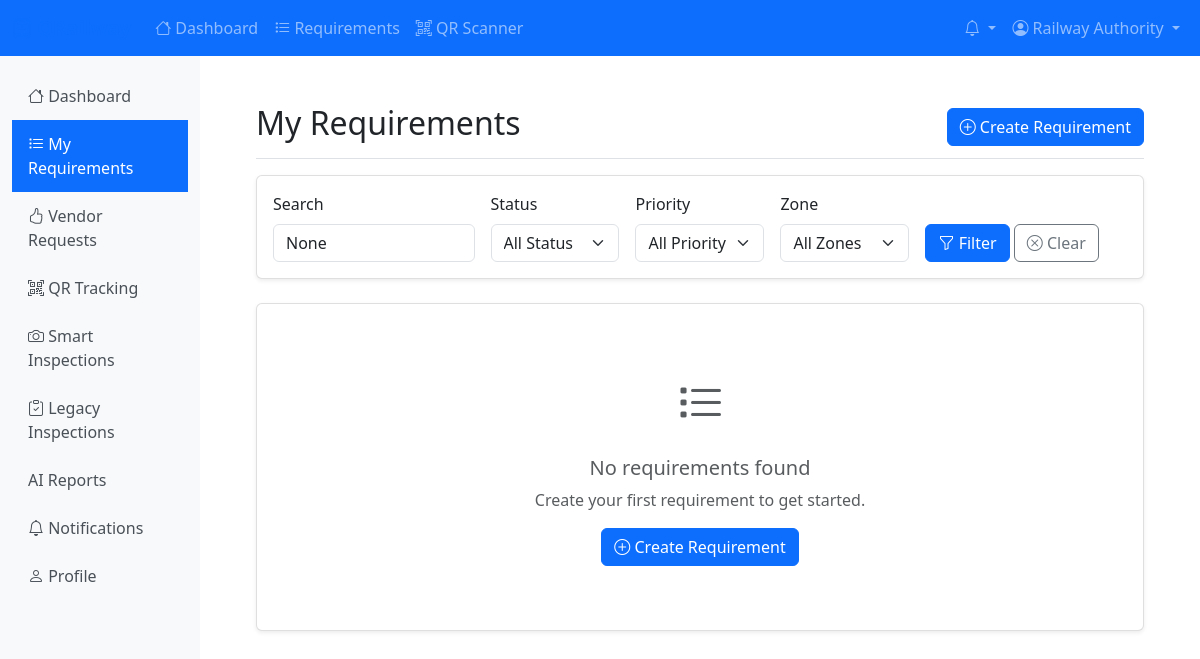
/railway/requirements/ (signed in), run on an earlier commit of the app's database.
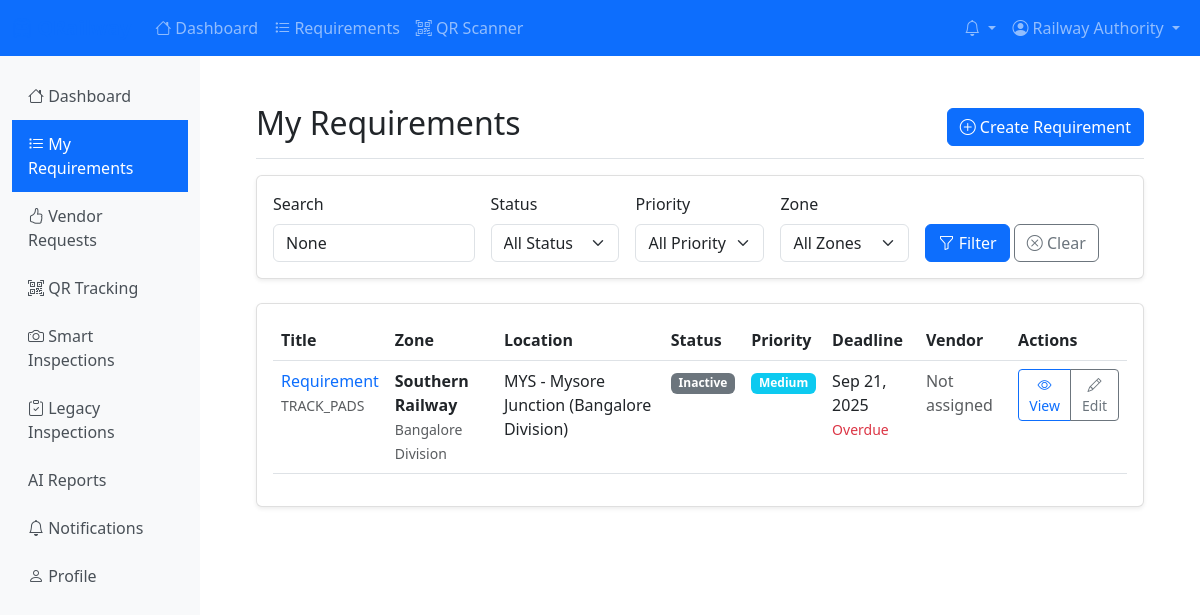
And on a later commit of the database.
### railway/models.py (models this page shows, shortened)
class Requirement(models.Model):
    STATUS_CHOICES = [
        ('INACTIVE', 'Inactive'),
        ('ACTIVE', 'Active'),
        ('SHIPPED', 'Shipped'),
        ('RECEIVED', 'Received'),
        ('INSTALLED', 'Installed'),
        ('COMPLETED', 'Completed'),
        ('CANCELLED', 'Cancelled'),
    ]
    PRIORITY_CHOICES = [
        ('LOW', 'Low'),
        ('MEDIUM', 'Medium'),
        ('HIGH', 'High'),
        ('URGENT', 'Urgent'),
    ]
    CURRENCY_CHOICES = [
        ('INR', 'Indian Rupee (INR)'),
        ('USD', 'US Dollar (USD)'),
        ('EUR', 'Euro (EUR)'),
        ('GBP', 'Pound Sterling (GBP)'),
        ('JPY', 'Japanese Yen (JPY)'),
    ]
    CATEGORY_CHOICES = [
        ('TRACK_CLIPS', 'Track Clips'),
        ('LINERS', 'Liners'),
        ('TRACK_PADS', 'Track Pads'),
    ]
    requirement_id = models.UUIDField(default=uuid.uuid4, unique=True, editable=False)
    title = models.CharField(max_length=200)
    description = models.TextField()
    category = models.CharField(
        max_length=20,
        choices=CATEGORY_CHOICES
    )
    zone = models.ForeignKey(
        RailwayZone,
        on_delete=models.PROTECT,
        related_name='requirements'
    )
    division = models.ForeignKey(
        RailwayDivision,
        on_delete=models.PROTECT,
        related_name='requirements'
    )
    location = models.ForeignKey(
        RailwayLocation,
        on_delete=models.PROTECT,
        related_name='requirements',
        null=True,
        blank=True
    )
    track_section = models.CharField(max_length=100, blank=True)
    kilometer_marker = models.CharField(max_length=50, blank=True)
    specifications = models.JSONField(
        default=dict,
        blank=True,
        help_text="Technical specifications in JSON format"
    )
    quantity = models.PositiveIntegerField(default=1)
    unit = models.CharField(max_length=50, default='pieces')
    deadline_days = models.PositiveIntegerField(
        help_text="Number of days to complete the requirement"
    )
    created_at = models.DateTimeField(auto_now_add=True)
    deadline_date = models.DateTimeField(null=True, blank=True)
    status = models.CharField(
        max_length=20,
        choices=STATUS_CHOICES,
        default='INACTIVE'
    )
    priority = models.CharField(
        max_length=10,
        choices=PRIORITY_CHOICES,
        default='MEDIUM'
    )
    budget = models.DecimalField(
        max_digits=15,
        decimal_places=2,
        null=True,
        blank=True
    )
    currency = models.CharField(
        max_length=3,
        choices=CURRENCY_CHOICES,
        default='INR'
    )
    assigned_vendor = models.ForeignKey(
        User,
        on_delete=models.SET_NULL,
        null=True,
        blank=True,
        related_name='assigned_requirements',
        limit_choices_to={'user_type': 'VENDOR'}
    )
    assigned_at = models.DateTimeField(null=True, blank=True)
    created_by = models.ForeignKey(
        User,
        on_delete=models.PROTECT,
        related_name='created_requirements',
        limit_choices_to={'user_type': 'RAILWAY_AUTHORITY'}
    )
    qr_code = models.ImageField(
        upload_to='qr_codes/requirements/',
        null=True,
        blank=True
    )
    updated_at = models.DateTimeField(auto_now=True)
    class Meta:
        db_table = 'requirements'
        verbose_name = 'Requirement'
        verbose_name_plural = 'Requirements'
        ordering = ['-created_at']
        indexes = [
            models.Index(fields=['requirement_id']),
            models.Index(fields=['status']),
            models.Index(fields=['zone', 'division']),
            models.Index(fields=['created_by']),
        ]
    def is_overdue(self):
        if not self.deadline_date:
            return False
        return timezone.now() > self.deadline_date and self.status not in ['COMPLETED', 'CANCELLED']

class RailwayZone(models.Model):
    zone_code = models.CharField(max_length=10, unique=True)
    name = models.CharField(max_length=100)
    description = models.TextField(blank=True)
    headquarters = models.CharField(max_length=200)
    jurisdiction = models.TextField(help_text="Geographical jurisdiction")
    is_active = models.BooleanField(default=True)
    created_at = models.DateTimeField(auto_now_add=True)
    updated_at = models.DateTimeField(auto_now=True)
    class Meta:
        db_table = 'railway_zones'
        verbose_name = 'Railway Zone'
        verbose_name_plural = 'Railway Zones'
        ordering = ['name']

class RailwayDivision(models.Model):
    division_code = models.CharField(max_length=10, unique=True)
    name = models.CharField(max_length=100)
    zone = models.ForeignKey(
        RailwayZone,
        on_delete=models.CASCADE,
        related_name='divisions'
    )
    headquarters = models.CharField(max_length=200)
    jurisdiction = models.TextField()
    is_active = models.BooleanField(default=True)
    created_at = models.DateTimeField(auto_now_add=True)
    updated_at = models.DateTimeField(auto_now=True)
    class Meta:
        db_table = 'railway_divisions'
        verbose_name = 'Railway Division'
        verbose_name_plural = 'Railway Divisions'
        ordering = ['zone', 'name']

class RailwayLocation(models.Model):
    location_code = models.CharField(max_length=10, unique=True)
    name = models.CharField(max_length=100)
    division = models.ForeignKey(
        RailwayDivision,
        on_delete=models.CASCADE,
        related_name='locations'
    )
    location_type = models.CharField(
        max_length=20,
        choices=[
            ('STATION', 'Station'),
            ('JUNCTION', 'Junction'),
            ('YARD', 'Yard'),
            ('DEPOT', 'Depot'),
            ('SIGNAL_CABIN', 'Signal Cabin'),
            ('BRIDGE', 'Bridge'),
            ('TUNNEL', 'Tunnel'),
            ('OTHER', 'Other'),
        ],
        default='STATION'
    )
    latitude = models.DecimalField(max_digits=10, decimal_places=7, null=True, blank=True)
    longitude = models.DecimalField(max_digits=10, decimal_places=7, null=True, blank=True)
    is_active = models.BooleanField(default=True)
    created_at = models.DateTimeField(auto_now_add=True)
    updated_at = models.DateTimeField(auto_now=True)
    class Meta:
        db_table = 'railway_locations'
        verbose_name = 'Railway Location'
        verbose_name_plural = 'Railway Locations'
        ordering = ['division', 'name']
    def __str__(self):
        return f"{self.location_code} - {self.name} ({self.division.name})"

### railway/views.py (the view)
# urls.py: path('requirements/', views.requirement_list, name='requirement_list'),
@login_required
def requirement_list(request):
    user = request.user
    if user.is_railway_authority():
        requirements = Requirement.objects.filter(created_by=user)
    elif user.is_vendor():
        requirements = Requirement.objects.filter(
            Q(assigned_vendor=user) |
            Q(status='INACTIVE', assigned_vendor__isnull=True)
        )
    elif user.is_railway_worker():
        requirements = Requirement.objects.all()  # Filter by worker's location
    else:
        requirements = Requirement.objects.all()
    search_query = request.GET.get('search')
    if search_query:
        requirements = requirements.filter(
            Q(title__icontains=search_query) |
            Q(description__icontains=search_query) |
            Q(location__icontains=search_query)
        )
    status_filter = request.GET.get('status')
    if status_filter:
        requirements = requirements.filter(status=status_filter)
    zone_filter = request.GET.get('zone')
    if zone_filter:
        requirements = requirements.filter(zone_id=zone_filter)
    priority_filter = request.GET.get('priority')
    if priority_filter:
        requirements = requirements.filter(priority=priority_filter)
    paginator = Paginator(requirements.order_by('-created_at'), 20)
    page_number = request.GET.get('page')
    page_obj = paginator.get_page(page_number)
    context = {
        'requirements': page_obj,
        'status_choices': Requirement.STATUS_CHOICES,
        'priority_choices': Requirement.PRIORITY_CHOICES,
        'zones': RailwayZone.objects.filter(is_active=True),
        'search_query': search_query,
        'status_filter': status_filter,
        'zone_filter': zone_filter,
        'priority_filter': priority_filter,
    }
    return render(request, 'railway/requirement_list.html', context)

### accounts/models.py (called while the page is built)
    def get_full_name(self):
        full_name = f"{self.first_name} {self.last_name}"
        return full_name.strip() or self.username

    def is_railway_authority(self):
        return self.user_type == 'RAILWAY_AUTHORITY'

    def is_vendor(self):
        return self.user_type == 'VENDOR'

### core/context_processors.py (called while the page is built)
def notifications(request):
    context = {}
    if request.user.is_authenticated:
        unread_count = Notification.objects.filter(
            user=request.user,
            is_read=False
        ).count()
        recent_unread = Notification.objects.filter(
            user=request.user,
            is_read=False
        ).order_by('-created_at')[:5]
        context.update({
            'unread_notification_count': unread_count,
            'recent_unread_notifications': recent_unread,
        })
    return context

### templates/railway/requirement_list.html (shortened to what the changed rows need)
{% extends 'base.html' %}
{% block content %}
<div class="d-flex justify-content-between flex-wrap flex-md-nowrap align-items-center pt-3 pb-2 mb-3 border-bottom">
    <h1 class="h2">
        {% if user.is_railway_authority %}
            My Requirements
        {% elif user.is_vendor %}
            Available Requirements
        {% elif user.is_railway_worker %}
            Requirements
        {% else %}
            All Requirements
        {% endif %}
    </h1>
</div>
<div class="row">
    <div class="col-12">
        <div class="card">
            <div class="card-body">
                {% if requirements %}
                <div class="table-responsive">
                    <table class="table table-hover">
                        <thead>
                            <tr>
                                <th>Title</th>
                                <th>Zone</th>
                                <th>Location</th>
                                <th>Status</th>
                                <th>Priority</th>
                                <th>Deadline</th>
                                {% if user.is_railway_authority %}
                                <th>Vendor</th>
                                {% endif %}
                                <th>Actions</th>
                            </tr>
                        </thead>
                        <tbody>
                            {% for requirement in requirements %}
                            <tr>
                                <td>
                                    <a href="{% url 'railway:requirement_detail' requirement.id %}" class="text-decoration-none">
                                        {{ requirement.title }}
                                    </a>
                                    <br><small class="text-muted">{{ requirement.category }}</small>
                                </td>
                                <td>
                                    <strong>{{ requirement.zone.name }}</strong>
                                    <br><small class="text-muted">{{ requirement.division.name }}</small>
                                </td>
                                <td>
                                    {{ requirement.location }}
                                </td>
                                <td>
                                    <span class="badge bg-{% if requirement.status == 'COMPLETED' %}success{% elif requirement.status == 'ACTIVE' %}primary{% elif requirement.status == 'INACTIVE' %}secondary{% elif requirement.status == 'SHIPPED' %}warning{% elif requirement.status == 'RECEIVED' %}info{% else %}dark{% endif %}">
                                        {{ requirement.get_status_display }}
                                    </span>
                                </td>
                                <td>
                                    <span class="badge bg-{% if requirement.priority == 'URGENT' %}danger{% elif requirement.priority == 'HIGH' %}warning{% elif requirement.priority == 'MEDIUM' %}info{% else %}secondary{% endif %}">
                                        {{ requirement.get_priority_display }}
                                    </span>
                                </td>
                                <td>
                                    {% if requirement.deadline_date %}
                                        {{ requirement.deadline_date|date:"M d, Y" }}
                                        {% if requirement.is_overdue %}
                                            <br><small class="text-danger">Overdue</small>
                                        {% elif requirement.get_days_remaining %}
                                            <br><small class="text-muted">{{ requirement.get_days_remaining }} days left</small>
                                        {% endif %}
                                    {% else %}
                                        N/A
                                    {% endif %}
                                </td>
                                {% if user.is_railway_authority %}
                                <td>
                                    {% if requirement.assigned_vendor %}
                                        {{ requirement.assigned_vendor.get_full_name }}
                                    {% else %}
                                        <span class="text-muted">Not assigned</span>
                                    {% endif %}
                                </td>
                                {% endif %}
                                <td>
                                    <div class="btn-group" role="group">
                                        <a href="{% url 'railway:requirement_detail' requirement.id %}" class="btn btn-sm btn-outline-primary">
                                            <i class="bi bi-eye"></i> View
                                        </a>
                                        {% if user.is_railway_authority and requirement.created_by == user %}
                                        <a href="{% url 'railway:edit_requirement' requirement.id %}" class="btn btn-sm btn-outline-secondary">
                                            <i class="bi bi-pencil"></i> Edit
                                        </a>
                                        {% endif %}
                                    </div>
                                </td>
                            </tr>
                            {% endfor %}
                        </tbody>
                    </table>
                </div>
                {% else %}
                <div class="text-center py-5">
                    <i class="bi bi-list-task text-muted" style="font-size: 3rem;"></i>
                    <h5 class="mt-3 text-muted">No requirements found</h5>
                    <p class="text-muted">
                        {% if search_query or status_filter or priority_filter or zone_filter %}
                            Try adjusting your filters to see more requirements.
                        {% else %}
                            {% if user.is_railway_authority %}
                                Create your first requirement to get started.
                            {% else %}
                                No requirements are available at the moment.
                            {% endif %}
                        {% endif %}
                    </p>
                    {% if user.is_railway_authority %}
                    <a href="{% url 'railway:create_requirement' %}" class="btn btn-primary">
                        <i class="bi bi-plus-circle"></i> Create Requirement
                    </a>
                    {% endif %}
                </div>
                {% endif %}
            </div>
        </div>
    </div>
</div>
{% endblock %}

What changed in the data, as far as the page shows it:
added Requirement: title "Requirement", category "TRACK_PADS", zone.name "Southern Railway", division.name "Bangalore Division", location "MYS - Mysore Junction (Bangalore Division)", status "Inactive", priority "Medium", deadline_date "Sep 21, 2025", shows "Overdue", shows "Not assigned", shows "Edit"
Also different on the page:
text no longer shown: "No requirements found Create your first requirement to get started. Create Requirement"
text now shown: "Title Zone Location Status Priority Deadline Vendor Actions"
